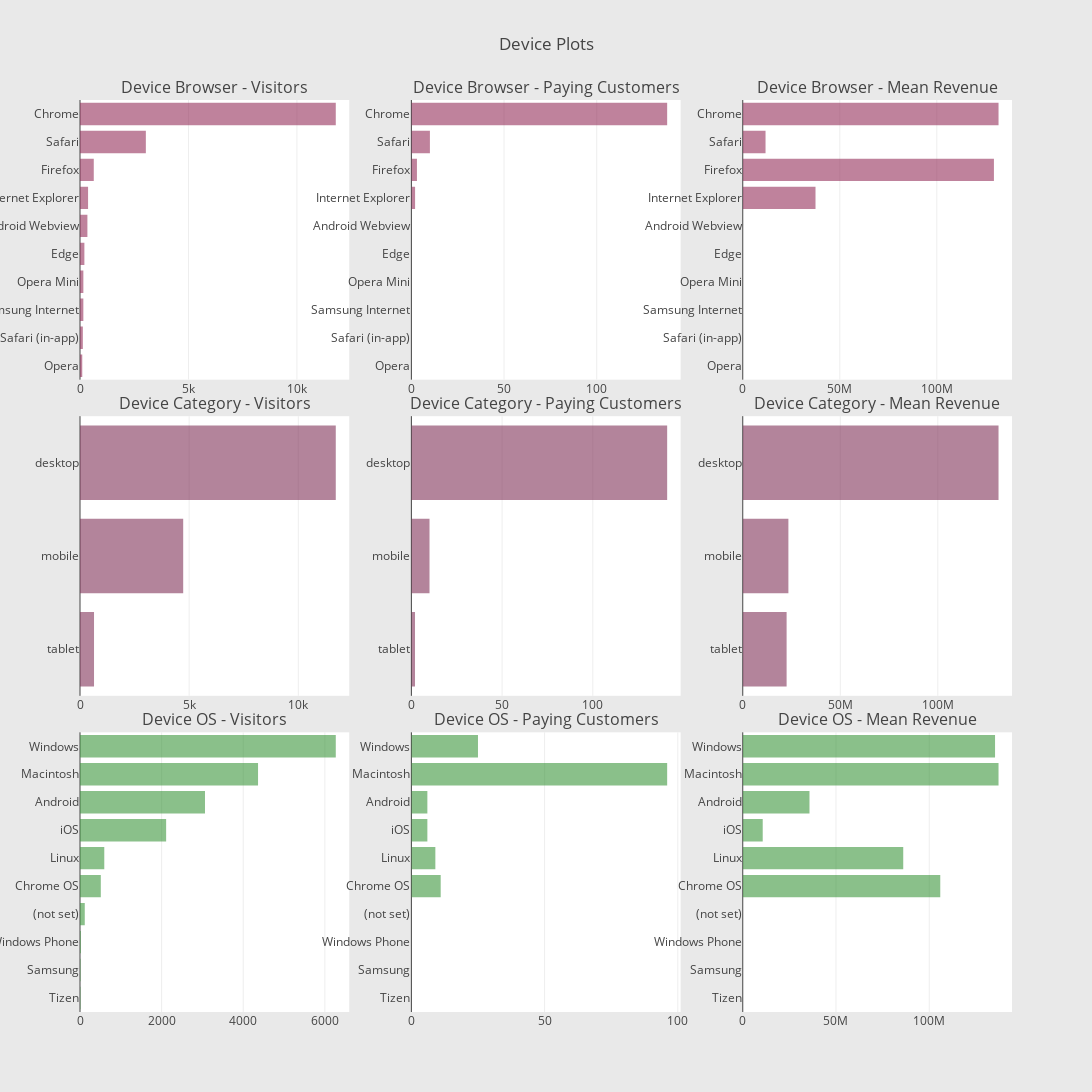

Notebook source saved alongside this figure:
### Code cell
def horizontal_bar_chart(cnt_srs, color):
    trace = go.Bar(
        y=cnt_srs.index[::-1],
        x=cnt_srs.values[::-1],
        showlegend=False,
        orientation = 'h',
        marker=dict(
            color=color,
        ),
    )
    return trace

# Device Browser
cnt_srs = datavis.groupby('device.browser')['totals.transactionRevenue'].agg(['size', 'count', 'mean'])
cnt_srs.columns = ["count", "count of non-zero revenue", "mean"]
cnt_srs = cnt_srs.sort_values(by="count", ascending=False)
trace1 = horizontal_bar_chart(cnt_srs["count"].head(10), 'rgba(149, 48, 90, 0.6)')
trace2 = horizontal_bar_chart(cnt_srs["count of non-zero revenue"].head(10), 'rgba(149, 48, 90, 0.6)')
trace3 = horizontal_bar_chart(cnt_srs["mean"].head(10), 'rgba(149, 48, 90, 0.6)')

# Device Category
cnt_srs = datavis.groupby('device.deviceCategory')['totals.transactionRevenue'].agg(['size', 'count', 'mean'])
cnt_srs.columns = ["count", "count of non-zero revenue", "mean"]
cnt_srs = cnt_srs.sort_values(by="count", ascending=False)
trace4 = horizontal_bar_chart(cnt_srs["count"].head(10), 'rgba(28, 151, 89, 0.6)')
trace5 = horizontal_bar_chart(cnt_srs["count of non-zero revenue"].head(10), 'rgba(28, 151, 89, 0.6)')
trace6 = horizontal_bar_chart(cnt_srs["mean"].head(10), 'rgba(28, 151, 89, 0.6)')

# Operating system
cnt_srs = datavis.groupby('device.operatingSystem')['totals.transactionRevenue'].agg(['size', 'count', 'mean'])
cnt_srs.columns = ["count", "count of non-zero revenue", "mean"]
cnt_srs = cnt_srs.sort_values(by="count", ascending=False)
trace7 = horizontal_bar_chart(cnt_srs["count"].head(10), 'rgba(60, 150, 60, 0.6)')
trace8 = horizontal_bar_chart(cnt_srs["count of non-zero revenue"].head(10),'rgba(60, 150, 60, 0.6)')
trace9 = horizontal_bar_chart(cnt_srs["mean"].head(10),'rgba(60, 150, 60, 0.6)')

# Creating two subplots
fig = tools.make_subplots(rows=3, cols=3, vertical_spacing=0.04, 
                          subplot_titles=["Device Browser - Visitors", "Device Browser - Paying Customers", "Device Browser - Mean Revenue",
                                          "Device Category - Visitors",  "Device Category - Paying Customers", "Device Category - Mean Revenue", 
                                          "Device OS - Visitors", "Device OS - Paying Customers", "Device OS - Mean Revenue"])

fig.append_trace(trace1, 1, 1)
fig.append_trace(trace2, 1, 2)
fig.append_trace(trace3, 1, 3)
fig.append_trace(trace4, 2, 1)
fig.append_trace(trace5, 2, 2)
fig.append_trace(trace6, 2, 3)
fig.append_trace(trace7, 3, 1)
fig.append_trace(trace8, 3, 2)
fig.append_trace(trace9, 3, 3)

fig['layout'].update(height=1200, width=1200, paper_bgcolor='rgb(233,233,233)', title="Device Plots")
init_notebook_mode(connected=True)
iplot(fig, filename='device-plots')

### Figure 1 — Plotly figure (JSON) as saved in the notebook; plotly's stock layout.template omitted (floating-point values rounded to 4 significant figures)
{"data": [{"marker": {"color": "rgba(149, 48, 90, 0.6)"}, "orientation": "h", "showlegend": false, "x": [104, 131, 154, 155, 202, 341, 372, 635, 3036, 11792], "y": ["Opera", "Safari (in-app)", "Samsung Internet", "Opera Mini", "Edge", "Android Webview", "Internet Explorer", "Firefox", "Safari", "Chrome"], "type": "bar", "uid": "f77c32ba-66cc-49ca-9506-97456b38c4c2", "xaxis": "x", "yaxis": "y"}, {"marker": {"color": "rgba(149, 48, 90, 0.6)"}, "orientation": "h", "showlegend": false, "x": [0, 0, 0, 0, 0, 0, 2, 3, 10, 138], "y": ["Opera", "Safari (in-app)", "Samsung Internet", "Opera Mini", "Edge", "Android Webview", "Internet Explorer", "Firefox", "Safari", "Chrome"], "type": "bar", "uid": "7a03c112-31cd-40bb-8df3-11ca80215d75", "xaxis": "x2", "yaxis": "y2"}, {"marker": {"color": "rgba(149, 48, 90, 0.6)"}, "orientation": "h", "showlegend": false, "x": [null, null, null, null, null, null, 37485000, 129420000, 11739000, 131800000.0], "y": ["Opera", "Safari (in-app)", "Samsung Internet", "Opera Mini", "Edge", "Android Webview", "Internet Explorer", "Firefox", "Safari", "Chrome"], "type": "bar", "uid": "8cd9a96c-7dfc-475f-ba99-1c382ffdda15", "xaxis": "x3", "yaxis": "y3"}, {"marker": {"color": "rgba(128, 51, 89, 0.6)"}, "orientation": "h", "showlegend": false, "x": [642, 4726, 11715], "y": ["tablet", "mobile", "desktop"], "type": "bar", "uid": "014f3282-181e-4778-8c89-7a52d3f1657c", "xaxis": "x4", "yaxis": "y4"}, {"marker": {"color": "rgba(128, 51, 89, 0.6)"}, "orientation": "h", "showlegend": false, "x": [2, 10, 141], "y": ["tablet", "mobile", "desktop"], "type": "bar", "uid": "d355396b-d8e9-44b9-8db0-15e01580b5cc", "xaxis": "x5", "yaxis": "y5"}, {"marker": {"color": "rgba(128, 51, 89, 0.6)"}, "orientation": "h", "showlegend": false, "x": [22485000, 23399000, 131100000.0], "y": ["tablet", "mobile", "desktop"], "type": "bar", "uid": "21184e0a-a2eb-4ae9-92d7-999fb12c3156", "xaxis": "x6", "yaxis": "y6"}, {"marker": {"color": "rgba(60, 150, 60, 0.6)"}, "orientation": "h", "showlegend": false, "x": [11, 12, 19, 117, 510, 595, 2111, 3063, 4363, 6268], "y": ["Tizen", "Samsung", "Windows Phone", "(not set)", "Chrome OS", "Linux", "iOS", "Android", "Macintosh", "Windows"], "type": "bar", "uid": "f11d6933-d713-4112-b54f-ef4bb3c3e39a", "xaxis": "x7", "yaxis": "y7"}, {"marker": {"color": "rgba(60, 150, 60, 0.6)"}, "orientation": "h", "showlegend": false, "x": [0, 0, 0, 0, 11, 9, 6, 6, 96, 25], "y": ["Tizen", "Samsung", "Windows Phone", "(not set)", "Chrome OS", "Linux", "iOS", "Android", "Macintosh", "Windows"], "type": "bar", "uid": "8de6609a-3418-4d7f-afe0-3d02e726750f", "xaxis": "x8", "yaxis": "y8"}, {"marker": {"color": "rgba(60, 150, 60, 0.6)"}, "orientation": "h", "showlegend": false, "x": [null, null, null, null, 105900000.0, 86060000, 10710000.0, 35785000, 137200000.0, 135296800], "y": ["Tizen", "Samsung", "Windows Phone", "(not set)", "Chrome OS", "Linux", "iOS", "Android", "Macintosh", "Windows"], "type": "bar", "uid": "ed1a07f7-f87c-4c8d-b85d-2028eed2c614", "xaxis": "x9", "yaxis": "y9"}], "layout": {"annotations": [{"font": {"size": 16}, "showarrow": false, "text": "Device Browser - Visitors", "x": 0.1444, "xanchor": "center", "xref": "paper", "y": 1, "yanchor": "bottom", "yref": "paper"}, {"font": {"size": 16}, "showarrow": false, "text": "Device Browser - Paying Customers", "x": 0.5, "xanchor": "center", "xref": "paper", "y": 1, "yanchor": "bottom", "yref": "paper"}, {"font": {"size": 16}, "showarrow": false, "text": "Device Browser - Mean Revenue", "x": 0.8556, "xanchor": "center", "xref": "paper", "y": 1, "yanchor": "bottom", "yref": "paper"}, {"font": {"size": 16}, "showarrow": false, "text": "Device Category - Visitors", "x": 0.1444, "xanchor": "center", "xref": "paper", "y": 0.6533, "yanchor": "bottom", "yref": "paper"}, {"font": {"size": 16}, "showarrow": false, "text": "Device Category - Paying Customers", "x": 0.5, "xanchor": "center", "xref": "paper", "y": 0.6533, "yanchor": "bottom", "yref": "paper"}, {"font": {"size": 16}, "showarrow": false, "text": "Device Category - Mean Revenue", "x": 0.8556, "xanchor": "center", "xref": "paper", "y": 0.6533, "yanchor": "bottom", "yref": "paper"}, {"font": {"size": 16}, "showarrow": false, "text": "Device OS - Visitors", "x": 0.1444, "xanchor": "center", "xref": "paper", "y": 0.3067, "yanchor": "bottom", "yref": "paper"}, {"font": {"size": 16}, "showarrow": false, "text": "Device OS - Paying Customers", "x": 0.5, "xanchor": "center", "xref": "paper", "y": 0.3067, "yanchor": "bottom", "yref": "paper"}, {"font": {"size": 16}, "showarrow": false, "text": "Device OS - Mean Revenue", "x": 0.8556, "xanchor": "center", "xref": "paper", "y": 0.3067, "yanchor": "bottom", "yref": "paper"}], "xaxis": {"anchor": "y", "domain": [0, 0.2889]}, "yaxis": {"anchor": "x", "domain": [0.6933, 1]}, "xaxis2": {"anchor": "y2", "domain": [0.3556, 0.6444]}, "yaxis2": {"anchor": "x2", "domain": [0.6933, 1]}, "xaxis3": {"anchor": "y3", "domain": [0.7111, 1]}, "yaxis3": {"anchor": "x3", "domain": [0.6933, 1]}, "xaxis4": {"anchor": "y4", "domain": [0, 0.2889]}, "yaxis4": {"anchor": "x4", "domain": [0.3467, 0.6533]}, "xaxis5": {"anchor": "y5", "domain": [0.3556, 0.6444]}, "yaxis5": {"anchor": "x5", "domain": [0.3467, 0.6533]}, "xaxis6": {"anchor": "y6", "domain": [0.7111, 1]}, "yaxis6": {"anchor": "x6", "domain": [0.3467, 0.6533]}, "xaxis7": {"anchor": "y7", "domain": [0, 0.2889]}, "yaxis7": {"anchor": "x7", "domain": [0, 0.3067]}, "xaxis8": {"anchor": "y8", "domain": [0.3556, 0.6444]}, "yaxis8": {"anchor": "x8", "domain": [0, 0.3067]}, "xaxis9": {"anchor": "y9", "domain": [0.7111, 1]}, "yaxis9": {"anchor": "x9", "domain": [0, 0.3067]}, "height": 1200, "width": 1200, "paper_bgcolor": "rgb(233,233,233)", "title": {"text": "Device Plots"}}}
